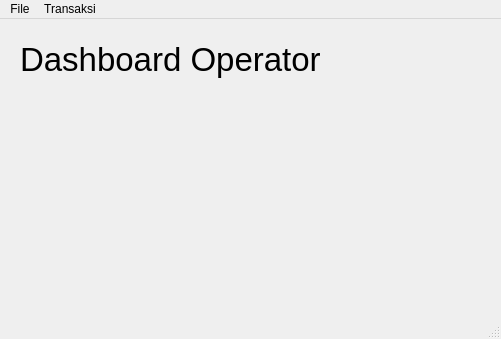
<?xml version="1.0" encoding="UTF-8"?>
<ui version="4.0">
 <class>MainWindow</class>
 <widget class="QMainWindow" name="MainWindow">
  <property name="geometry">
   <rect>
    <x>0</x>
    <y>0</y>
    <width>501</width>
    <height>339</height>
   </rect>
  </property>
  <property name="windowTitle">
   <string>MainWindow</string>
  </property>
  <widget class="QWidget" name="centralwidget">
   <widget class="QLabel" name="label">
    <property name="geometry">
     <rect>
      <x>20</x>
      <y>10</y>
      <width>311</width>
      <height>61</height>
     </rect>
    </property>
    <property name="font">
     <font>
      <pointsize>25</pointsize>
     </font>
    </property>
    <property name="text">
     <string>Dashboard Operator</string>
    </property>
   </widget>
  </widget>
  <widget class="QMenuBar" name="menubar">
   <property name="geometry">
    <rect>
     <x>0</x>
     <y>0</y>
     <width>501</width>
     <height>21</height>
    </rect>
   </property>
   <widget class="QMenu" name="menuFile">
    <property name="title">
     <string>File</string>
    </property>
    <addaction name="actionExit"/>
   </widget>
   <widget class="QMenu" name="menuMaster_Data">
    <property name="title">
     <string>Transaksi</string>
    </property>
    <addaction name="actionPeminjaman"/>
    <addaction name="actionPengembalian"/>
   </widget>
   <addaction name="menuFile"/>
   <addaction name="menuMaster_Data"/>
  </widget>
  <widget class="QStatusBar" name="statusbar"/>
  <action name="actionExit">
   <property name="text">
    <string>Exit</string>
   </property>
  </action>
  <action name="actionMenu_Operator_1">
   <property name="text">
    <string>Menu Operator 1</string>
   </property>
  </action>
  <action name="actionMenu_Operator_2">
   <property name="text">
    <string>Menu Operator 2</string>
   </property>
  </action>
  <action name="actionMenu_Operator_3">
   <property name="text">
    <string>Menu Operator 3</string>
   </property>
  </action>
  <action name="actionMahasiswa">
   <property name="text">
    <string>Mahasiswa</string>
   </property>
  </action>
  <action name="actionPeminjaman">
   <property name="text">
    <string>Peminjaman</string>
   </property>
  </action>
  <action name="actionPengembalian">
   <property name="text">
    <string>Pengembalian</string>
   </property>
  </action>
 </widget>
 <resources/>
 <connections/>
</ui>
